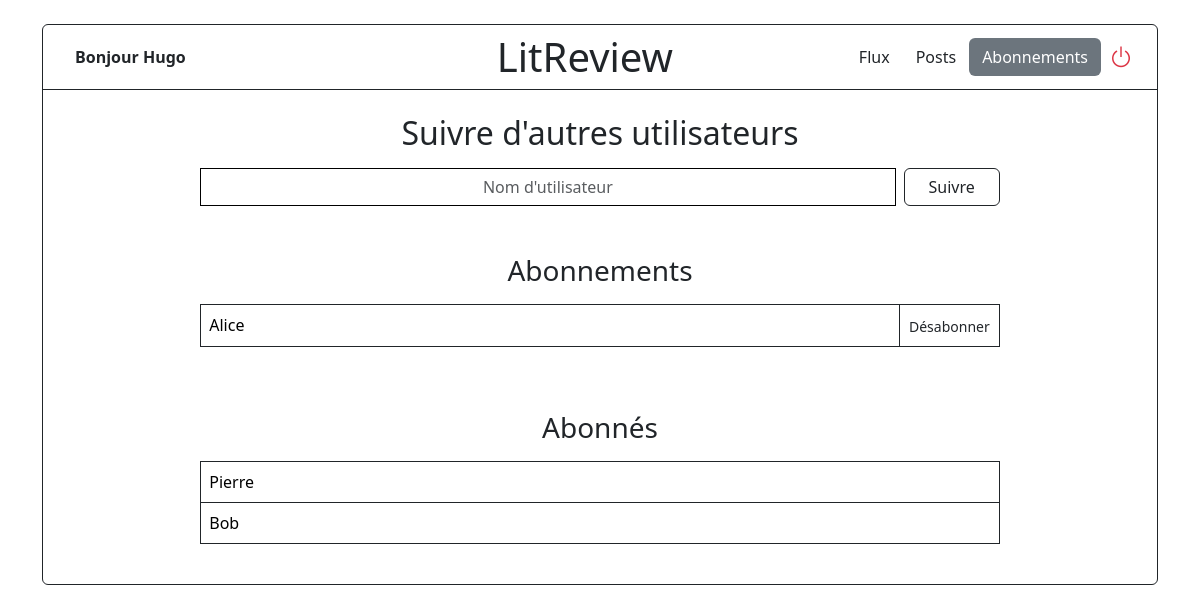
The page /followers (signed in) on the database its author committed.
### authentication/models.py (models this page shows)
class User(AbstractUser):
    ADMIN = 'admin'
    USER = 'user'
    ROLE_CHOICES = (
        (ADMIN, 'admin'),
        (USER, 'user'),
    )
    role = models.CharField(max_length=20, choices=ROLE_CHOICES, default=USER)

### social_network/models.py (models this page shows, shortened)
class UserFollows(models.Model):
    user = models.ForeignKey(
        User, related_name="following_users", on_delete=models.CASCADE
    )
    followed_user = models.ForeignKey(
        User, related_name="followed_by", on_delete=models.CASCADE
    )
    class Meta:
        unique_together = ('user', 'followed_user', )

### social_network/views.py (the view, shortened to what this page needs)
# urls.py: path('followers', FollowersView.as_view(), name="followers"),
class FollowersView(LoginRequiredMixin, View):
    def get(self, request):
        following = UserFollows.objects.filter(user=request.user)
        followers = UserFollows.objects.filter(followed_user=request.user)
        return render(request, 'social_network/followers.html', {
            'following': following,
            'followers': followers,
        })

### social_network/templates/social_network/followers.html (shortened to what this page needs)
{% extends "social_network/base.html" %}
{% block main %}
<h2 class="d-flex justify-content-center mb-3">Suivre d'autres utilisateurs</h2>
<div class="d-flex justify-content-center mb-5">
    <form method="POST" class="d-flex gap-2 w-75">
        <input type="text" name="username" class="form-control text-center border-black rounded-0" placeholder="Nom d'utilisateur">
        <button type="submit" class="btn btn-outline-dark px-4">Suivre</button>
    </form>
</div>
<h3 class="d-flex justify-content-center mb-3">Abonnements</h3>
{% if following %}
<div class="d-flex justify-content-center">
    <table class="table table-bordered border-dark w-75">
        {% for follow in following %}
        <tr>
            <td>{{ follow.followed_user.username }}</td>
            <td class="text-end" style="width: 1%">
                <form method="POST">
                    <button type="submit" class="btn btn-sm p-0">Désabonner</button>
                </form>
            </td>
        </tr>
        {% endfor %}
    </table>
</div>
{% else %}
    <p class="text-muted">Vous ne suivez personne.</p>
{% endif %}
<h3 class="d-flex justify-content-center mt-5 mb-3">Abonnés</h3>
{% if followers %}
<div class="d-flex justify-content-center">
    <table class="table table-bordered border-dark w-75">
        {% for follow in followers %}
        <tr>
            <td>{{ follow.user.username }}</td>
        </tr>
        {% endfor %}
    </table>
</div>
{% else %}
    <p class="text-muted">Personne ne vous suit.</p>
{% endif %}
{% endblock %}

### social_network/templates/social_network/base.html (shortened to what this page needs)
{% extends "base.html" %}
{% block body %}
<div class="container my-4">
    <div class="border border-dark rounded-2">
        <header aria-label="Navigation principale" class="d-flex justify-content-between align-items-center border-bottom border-dark px-3">
            <div style="width: 265px;" class="d-flex align-items-center px-3">
                <span class="fw-semibold">Bonjour {{ request.user.username }}</span>
            </div>
            <h1 class="p-2 mb-0">LitReview</h1>
            <nav class="d-flex align-items-center">
                {% with current_url=request.path %}
                    {% url "feed" as url_feed %}
                    {% url "home" as url_home %}
                    {% url "followers" as url_followers %}
                    <a href="{{ url_feed }}" class="btn btn-hover {% if current_url == url_feed %}bg-secondary text-white{% endif %}">Flux</a>
                    <a href="{{ url_home }}" class="btn btn-hover {% if current_url == url_home %}bg-secondary text-white{% endif %}">Posts</a>
                    <a href="{{ url_followers }}" class="btn btn-hover {% if current_url == url_followers %}bg-secondary text-white{% endif %}">Abonnements</a>
                {% endwith %}
                <form class="d-inline p-2" method="POST" action="{% url 'logout' %}">
                    <button type="submit" aria-label="Se déconnecter" class="btn p-0 border-0 bg-transparent text-danger">
                        <i class="bi bi-power" aria-hidden="true" style="font-size: 24px;"></i>
                    </button>
                </form>
            </nav>
        </header>
        <main class="p-4">
            {% block main %}
            {% endblock %}
        </main>
    </div>
</div>
{% endblock %}

### rows shown on the page
User: user.username "Hugo"
UserFollows: followed_user.username "Alice"
UserFollows: user.username "Pierre"
UserFollows: user.username "Bob"
